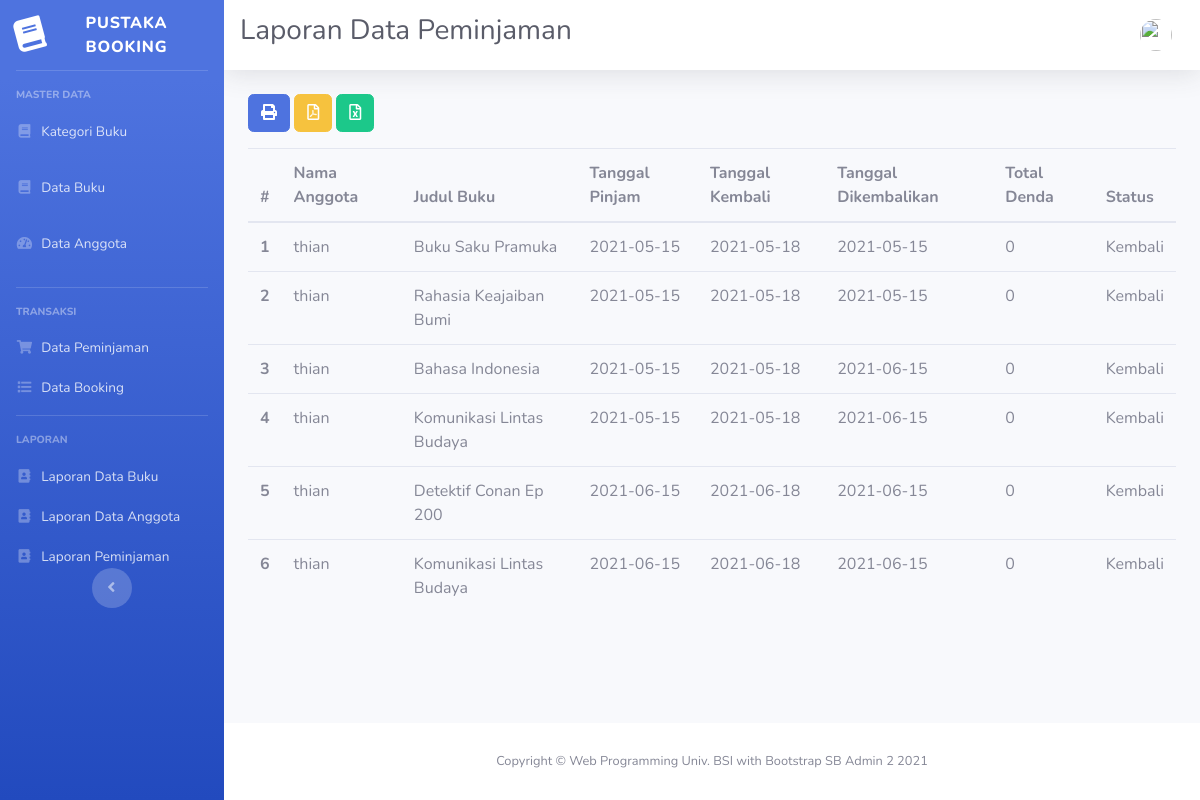
/index.php/laporan/laporan_pinjam, run on the app's committed database.
### tables this page shows
CREATE TABLE `pinjam` (
  `no_pinjam` varchar(12) NOT NULL,
  `tgl_pinjam` date NOT NULL,
  `id_booking` varchar(12) NOT NULL,
  `id_user` int(11) NOT NULL,
  `tgl_kembali` date NOT NULL,
  `tgl_pengembalian` date NOT NULL,
  `status` enum('Pinjam','Kembali','','') NOT NULL,
  `total_denda` int(11) NOT NULL
);

CREATE TABLE `user` (
  `id` int(11) NOT NULL,
  `nama` varchar(128) NOT NULL,
  `alamat` text NOT NULL,
  `email` varchar(128) NOT NULL,
  `image` varchar(128) NOT NULL,
  `password` varchar(256) NOT NULL,
  `role_id` int(11) NOT NULL,
  `is_active` int(1) NOT NULL,
  `tanggal_input` int(11) NOT NULL
);

CREATE TABLE `buku` (
  `id` int(11) NOT NULL,
  `judul_buku` varchar(128) NOT NULL,
  `id_kategori` int(11) NOT NULL,
  `pengarang` varchar(64) NOT NULL,
  `penerbit` varchar(64) NOT NULL,
  `tahun_terbit` year(4) NOT NULL,
  `isbn` varchar(64) NOT NULL,
  `stok` int(11) NOT NULL,
  `dipinjam` int(11) NOT NULL,
  `dibooking` int(11) NOT NULL,
  `image` varchar(256) DEFAULT NULL
);

### application/controllers/Laporan.php (called while the page is built, shortened)
<?php
class Laporan extends CI_Controller
	{
	function __construct()
	{
	$this->load->model([ 'ModelUser' , 'ModelBuku' , 'ModelPinjam' ]);
	}
	public function laporan_pinjam()
	{
		$data['judul' ] = 'Laporan Data Peminjaman' ;
		$data['user' ] = $this->ModelUser->cekData([ 'email' => $this->session->userdata('email' )]) ->row_array();
		$data['laporan' ] = $this->db->query("select * from pinjam p,detail_pinjam d, buku b,user u where d.id_buku=b.id and p.id_user=u.id and p.no_pinjam=d.no_pinjam") ->result_array();
		$this->load->view('templates/header' , $data);
		$this->load->view('templates/sidebar' );
		$this->load->view('templates/topbar' , $data);
		$this->load->view('pinjam/laporan-pinjam' , $data);
		$this->load->view('templates/footer' );
	}
	}

### index.php (called while the page is built, shortened)
<?php
require_once BASEPATH.'core/CodeIgniter.php';

### application/views/pinjam/laporan-pinjam.php (the view, shortened to what this page needs)
<div class="container-fluid">
 	<div class="row">
 		<div class="col-lg-12">
 <a href="<?= base_url('laporan/cetak_laporan_pinjam' ); ?>" class="btn btn-primary mb-3"><i class="fas fa-print"></i> </a>
 <a href="<?= base_url('laporan/laporan_pinjam_pdf' ); ?>" class="btn btn-warning mb-3"><i class="far fa-file-pdf"></i> </a>
 <a href="<?= base_url('laporan/export_excel_pinjam' ); ?>" class="btn btn-success mb-3"><i class="far fa-file-excel"></i> </a>
 <table class="table table-hover">
 <thead>
 <tr>
 <th scope="col">#</th>
 <th scope="col">Nama Anggota</th>
 <th scope="col">Judul Buku</th>
 <th scope="col">Tanggal Pinjam</th>
 <th scope="col">Tanggal Kembali </th>
 <th scope="col">Tanggal Dikembalikan</th>
 <th scope="col">Total Denda</th>
 <th scope="col">Status</th>
 </tr>
 </thead>
 <tbody>
 <?php
 $a = 1;
 foreach ($laporan as $l) { ?>
 <tr>
 <th scope="row"><?= $a++; ?></th>
 <td><?= $l[ 'nama' ]; ?></td>
 <td><?= $l[ 'judul_buku' ]; ?></td>
 <td><?= $l[ 'tgl_pinjam' ]; ?></td>
 <td><?= $l[ 'tgl_kembali' ]; ?></td>
 <td><?= $l[ 'tgl_pengembalian' ]; ?></td>
 <td><?= $l[ 'total_denda' ]; ?></td>
 <td><?= $l[ 'status' ]; ?></td>
 </tr>
 <?php } ?>
 </tbody>
 </table>
 </div>
 </div>
 </div>
</div>

### data on the page
pinjam: id_user.nama "thian", buku.judul_buku "Buku Saku Pramuka", tgl_pinjam "2021-05-15", tgl_kembali "2021-05-18", tgl_pengembalian "2021-05-15", total_denda "0", status "Kembali", buku.judul_buku "Rahasia Keajaiban Bumi"
pinjam: id_user.nama "thian", buku.judul_buku "Bahasa Indonesia", tgl_pinjam "2021-05-15", tgl_kembali "2021-05-18", tgl_pengembalian "2021-06-15", total_denda "0", status "Kembali", buku.judul_buku "Komunikasi Lintas Budaya"
pinjam: id_user.nama "thian", buku.judul_buku "Detektif Conan Ep 200", tgl_pinjam "2021-06-15", tgl_kembali "2021-06-18", tgl_pengembalian "2021-06-15", total_denda "0", status "Kembali", buku.judul_buku "Komunikasi Lintas Budaya"

### other printed values
$judul "Laporan Data Peminjaman"
